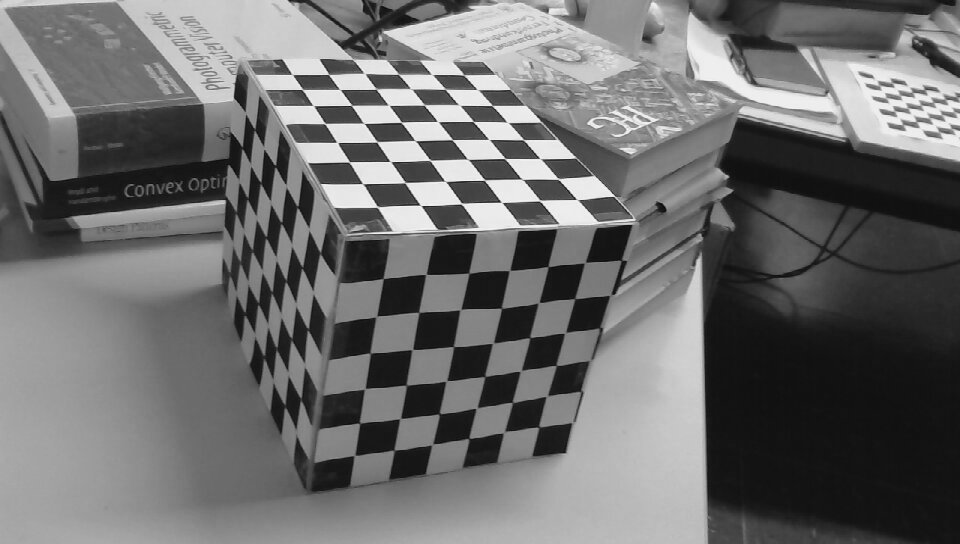
#> input picture pcv-online-exercises/pcv-exs/pcv-online-ex05-camera-intrinsics-extrinsics/data/checkerboard_cube/cube0.jpg, 960 x 544 px
$ jupyter execute ex4_4_Huy.ipynb   (shell and % lines are left out)
#> lines starting #> are read from the running program, lines starting #| are printed output that depends on the picture
# Estimating Relative Orientation using Essential Matrix

In this exercise your tasks are to estimate the essential matrix given two images and estimate the relative orientation based on the estimated essential matrix. Two images of the checkerboard cube and the intrinsic matrix (K) are given.

## 4.4.0 Data: 3D Cube with checkerboard pattern

[cell 1]
import numpy as np
import matplotlib.pyplot as plt
import ex4_4 as ex
import matplotlib

K = np.array(
 [[-1.23543537e+03,  1.08226965e+01,  2.82869653e+02],
  [-0.00000000e+00, -1.23745635e+03,  4.69737272e+02],
  [+0.00000000e+00,  0.00000000e+00,  1.00000000e+00]])

# load the input image
fig = plt.figure()
fig.add_subplot(1,2,1)
I1 = plt.imread('data/checkerboard_cube/cube0.jpg')
#> I1 is the input picture: shape (544, 960); min 6, max 255, mean 109.8
plt.imshow(I1, cmap = 'gray', aspect='auto')

fig.add_subplot(1,2,2)
I2 = plt.imread('data/checkerboard_cube/cube1.jpg')
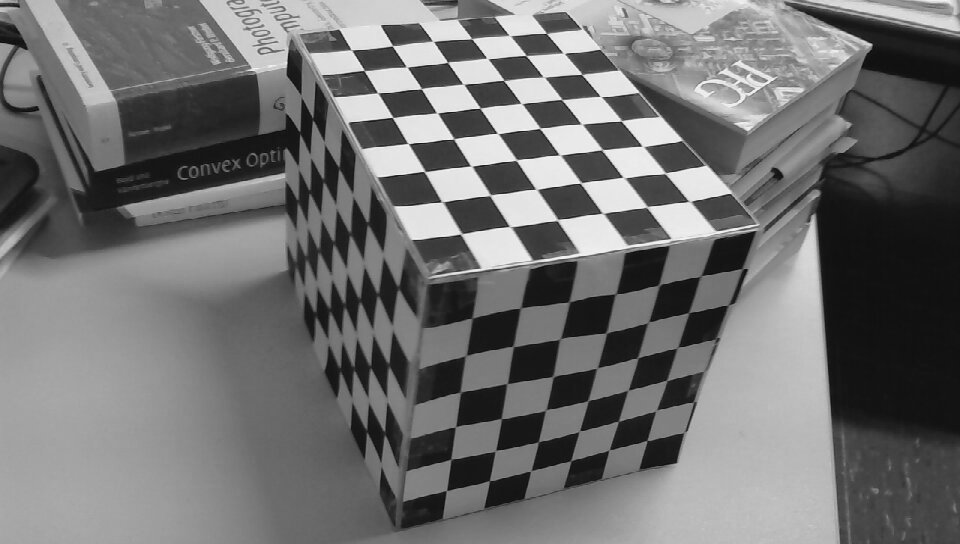
#> input picture pcv-online-exercises/pcv-exs/pcv-online-ex05-camera-intrinsics-extrinsics/data/checkerboard_cube/cube1.jpg, 960 x 544 px
#> I2 is the input picture: shape (544, 960); min 3, max 253, mean 113
plt.imshow(I2, cmap = 'gray', aspect='auto')
plt.show()
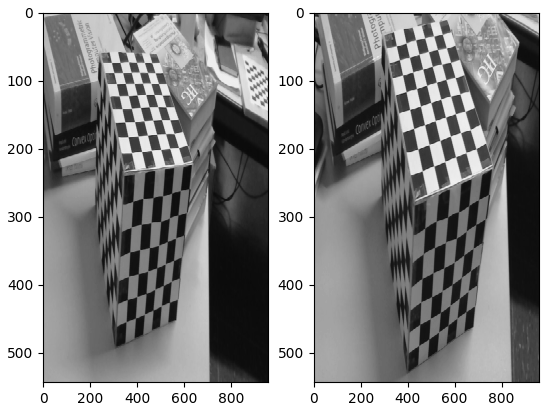
#> figure drawn by matplotlib, 2 panels
